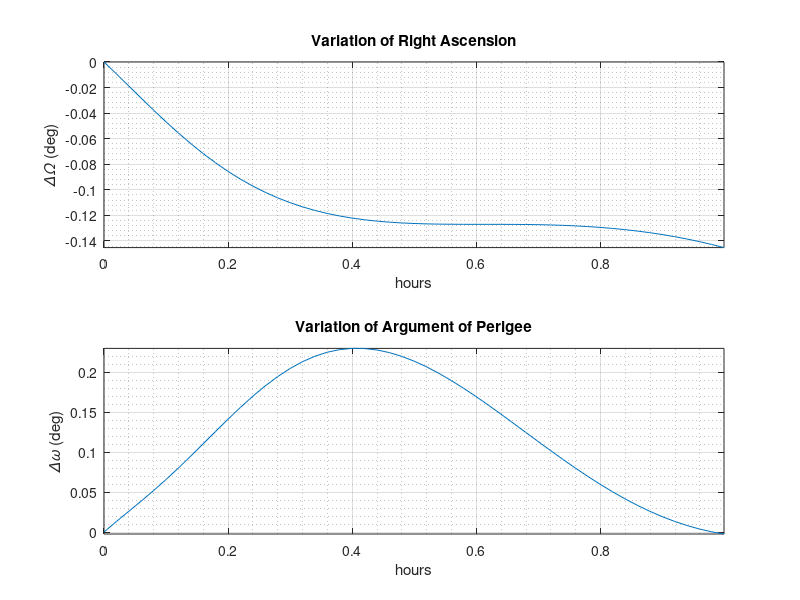
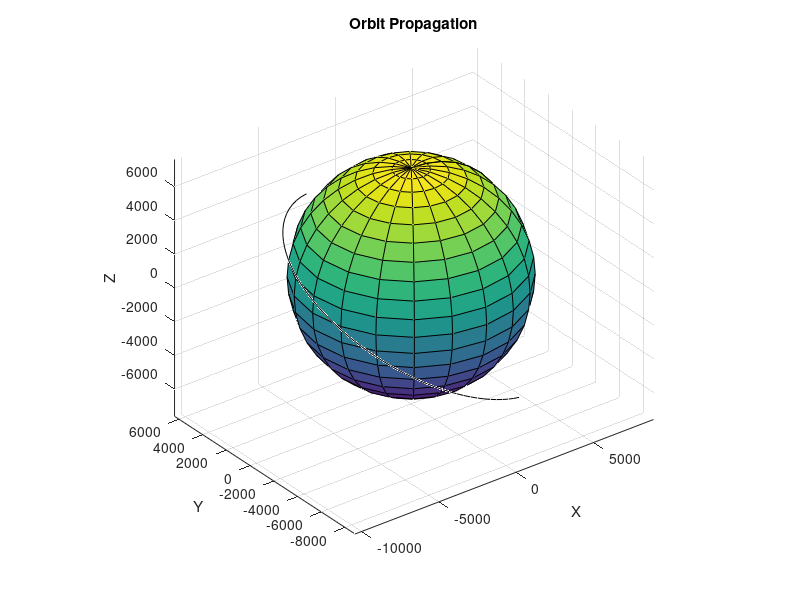

MATLAB code for these plots, in order:

close all
clear all
clc

%% Overall Parameters

hours = 3600;     % Hours to seconds
days  = 24*hours; % Days to seconds
deg   = pi/180;   % Degrees to radians


%% Orbital Initial Conditions & Physical Parameters

rBody     = 6371.230;      % Frédéric Chambat; Bernard Valette (2001) "Physics of the Earth and Planetary Interiors"
rBody_eq  = 6378.1370;     % (kilometers) WGS84 Ellipsoid approximation
mBody     = 5.9722e24;     % (kilogram) IAU Selected Astronomical Constants
gravConst = (6.67430e-20); % (km^3 kg^-1 s^-2) NIST Reference 2022 Codata
muBody    = (398600.4418); % (km^3 s^-2) Ries, J. C. 1992 "...Determination of the Gravitational Constant of the Earth" pp. 529-531

% Initial orbital parameters: (Good comparison example with Curtis book)
alt_p0    = 300;    % Perigee altitude (km)
alp_a0    = 3062;   % Apogee altitude (km)
orbitRaan = 45*deg; % Right ascension of the node (radians)
orbitIncl = 28*deg; % Inclination (radians)
orbitArgp = 30*deg; % Argument of perigee (radians)
orbitTano = 40*deg; % True anomaly (radians)
 
% Calculated values
rp0        = rBody + alt_p0;           % Perigee radius (km)
ra0        = rBody + alp_a0;           % Apogee radius (km)
orbitEcct  = (ra0 - rp0)/(ra0 + rp0);  % Eccentricity
a0         = (ra0 + rp0)/2;            % Semimajor axis (km)
orbitAngm  = sqrt(rp0*muBody*(1 + orbitEcct));  % Angular momentum (km^2/s)
orbitPeri  = 2*pi/sqrt(muBody)*a0^1.5; % Period (s)


% Zonal Harmonics from Curtis, Orbital Mechanics for Engineering Students
% Better approximations Shaub and Junkins (2009) p. 553 (for future)
bodyJ2 = 0.00108263;            % First Zonal Harmonic

bodyParams = [muBody;
               bodyJ2;
               rBody;
               rBody_eq];

%% Initial Conditions and Parameters

% Initial orbital parameters:
orbitParams = [orbitAngm, orbitIncl, orbitRaan, orbitEcct, orbitArgp, orbitTano];

%% Orbital Function Definitions

% Convert orbital parameters to RV (See Curtis p 191)
function out_RV = params2rv(bodyParams, orbitParams)
    % orbitParams:
    % 
    % angm - Angular momentum
    % incl - Inclination
    % raan - Right Ascencion of the Ascending Node
    % ecct - Eccentricity
    % argp - Argument of Perigee
    % tano - True Anomaly

    % This should be converted to use quaternions in the future.

    muBody = bodyParams(1);

    % Position Perifocal
    rVal_p = ((orbitParams(1).^2)./muBody).*(1./(1 + orbitParams(4).*cos(orbitParams(6))));
    rVec_p = rVal_p*[cos(orbitParams(6));sin(orbitParams(6));0];

    % Velocity Perifocal
    vVal_p = muBody./orbitParams(1);
    vVec_p = vVal_p.*[-sin(orbitParams(6));orbitParams(4) + cos(orbitParams(6));0];

    % Annoying Rotation Matrices
    argp_c = cos(orbitParams(5));
    argp_s = sin(orbitParams(5));
    raan_c = cos(orbitParams(3));
    raan_s = sin(orbitParams(3));
    incl_c = cos(orbitParams(2));
    incl_s = sin(orbitParams(2));

    Q_z_argp = [ argp_c, argp_s, 0;
                -argp_s, argp_c, 0;
                 0,      0,      1];
    
    Q_z_raan = [ raan_c, raan_s, 0;
                -raan_s, raan_c, 0;
                 0,      0,      1];

    Q_x_incl = [ 1,      0,      0;
                 0,  incl_c, incl_s;
                 0, -incl_s, incl_c];

    Q_tot = (Q_z_argp*Q_x_incl*Q_z_raan)';

    
    rVec = Q_tot*rVec_p;
    vVec = Q_tot*vVec_p;


    out_RV = [rVec;vVec];

end

% Convert RV to orbital parameters
function out_orbitParams = rv2params(bodyParams, rVec,vVec)
    % rVec & vVec are X, Y, Z in inertial frame

    % rVec - kilometers
    % vVec - kilometers/second

    muBody = bodyParams(1);

    rVal = sqrt(dot(rVec,rVec));

    vRad = dot(rVec,vVec)/rVal;

    angmVec = cross(rVec,vVec);
    angmVal = sqrt(dot(angmVec,angmVec));

    incl = acos(angmVec(3)/angmVal);

    nodeVec = cross([0;0;1],angmVec);
    nodeVal = sqrt(dot(nodeVec,nodeVec));

    if nodeVec(2) >= 0 

        raan = acos(nodeVec(1)/nodeVal);

    elseif nodeVec(2) < 0

        raan = 2*pi - acos(nodeVec(1)/nodeVal);

    end

    ecctVec = (1./muBody).*(cross(vVec,angmVec) - rVec.*(muBody./rVal));
    ecctVal = sqrt(dot(ecctVec,ecctVec));

    if ecctVec(3) >= 0

        argp = acos((dot(nodeVec,ecctVec))./(nodeVal.*ecctVal));

    elseif ecctVec(3) < 0

        argp = 2*pi - acos((dot(nodeVec,ecctVec))./(nodeVal.*ecctVal));

    end

    if (vRad >= 0)

        tano = acos(dot(ecctVec,rVec)./(ecctVal.*rVal));

    elseif (vRad < 0)

        tano = 2.*pi - acos(dot(ecctVec,rVec)./(ecctVal.*rVal));

    end

    out_orbitParams = [angmVal;incl;raan;ecctVal;argp;tano];

end

% Get the Keplerian orbit position and velocity after time del_t
function out_RVkeplerian = orbitUniVar(bodyParams, rvVec, del_t, configVals)
    % Inputs: 
    % 1: bodyParams -> Planetary Body Information
    % 2: rvVec      -> Starting position and velocity
    % 3: del_t      -> Length of timestep
    % 4: configVals -> Tolerance for universal anomaly root-finding
    %
    % Outputs:
    % 1: out_RVkeplerian -> Position and velocity after del_t

    % Based off of Curtis. Neat concept, and useful for simulation.
    % uano -> Universal Anomaly
    % cStumpff -> "C" Stumpff Function (Karl Stumpff, 1895-1970)
    % sStumpff -> "S" Stumpff Function
    %
    % Needs functionality for failed condition with tolerances and step
    % sizes when calculating the universal anomaly. 

    % Pull out relevant info for stepping
    stepMax  = configVals(1);
    tolVal   = configVals(2);
    muBody  = bodyParams(1);

    % Format inputs for use
    rVal = norm(rvVec(1:3));
    vVal = norm(rvVec(4:6));
    vRad = dot(rvVec(1:3),rvVec(4:6))./rVal;

    % alphaVal < 0 --> Hyperbola
    % alphaVal = 0 --> Parabola
    % alphaVal > 0 --> Ellipse
    alphaVal = 2./rVal - ((vVal.^2)./muBody);

    % Good estimate for initial uano (Chobotov, 2002) citation from Curtis
    uano = sqrt(muBody).*abs(alphaVal).*del_t;
    uano_ratio = 1;
    stepVal = 0;
    while abs(uano_ratio) > tolVal && stepVal <= stepMax

        uniParam = (uano^2)*alphaVal;

        stepVal = stepVal + 1;

        if (uniParam > 0)
    
            cStumpff = ( 1./uniParam ).*( 1 - cos(sqrt(uniParam)) );
            sStumpff = ( uniParam.^(-3./2) ).*( sqrt(uniParam) - sin(sqrt(uniParam)) );
    
        elseif (uniParam < 0)
    
            cStumpff = ( -1./uniParam ).*( cosh(sqrt(-uniParam)) - 1 );
            sStumpff = ( (-uniParam).^(-3./2) ).*( sinh(sqrt(-uniParam)) - sqrt(-uniParam) );
    
        else
    
            cStumpff = 1./2;
            sStumpff = 1./6;
    
        end

        % See Curtis P. 171

        uano_c0 = (rVal).*(vRad).*(1./sqrt(muBody));
        uano_c1 = (1 - alphaVal.*rVal);

        f_uano   = uano_c0.*(uano.^2).*cStumpff + uano_c1.*(uano.^3).*sStumpff + rVal.*uano - sqrt(muBody).*del_t;
        df_duano = uano_c0.*uano.*(1 - alphaVal.*(uano.^2).*sStumpff) + uano_c1.*(uano.^2).*cStumpff + rVal;

        uano_ratio = f_uano./df_duano;

        uano = uano - uano_ratio;

    end

    % At the end of this while loop the Universal Anomaly is available in
    % the uano variable. The stumpff functions don't need to have any
    % memory so the most recent value is already stored. The universal
    % anomaly is placed into Lagrange coefficients for the calculation of
    % the osculating orbit.

    f_L  = 1 - ((uano.^2)./rVal).*cStumpff;
    g_L  = del_t - (1./sqrt(muBody)).*(uano.^3).*sStumpff;

    rNew = f_L.*rvVec(1:3) + g_L.*rvVec(4:6);

    df_L = (sqrt(muBody)./(rVal.*norm(rNew))).*(alphaVal.*(uano.^3).*sStumpff - uano);
    dg_L = 1 - ((uano.^2)./norm(rNew)).*cStumpff;

    vNew = df_L.*rvVec(1:3) + dg_L.*rvVec(4:6);

    % This output is the osculating orbit after some time del_t. It does
    % not account for any perturbations.
    out_RVkeplerian = [rNew; vNew];


end

% Determine the force vector on the orbiter due to oblateness of the body
function out_oblateForce = oblateForce(bodyParams, rvVec)
    % Inputs:
    % 1: bodyParams -> Planetary body information
    % 2: rVec_osc   -> Position after time delta_t in keplerian orbit
    %
    % Outputs:
    % 1: Force due to planet oblateness in 3x1 inertial vector.

    % Later on, it may be interesting to look at Shaub and Junkins (2009)
    % on page 553 for accelerations due to J3 -> J6. 

    muBody = bodyParams(1);
    bodyJ2 = bodyParams(2);
    rBody_equatorial = bodyParams(3);
    
    rVal = norm(rvVec);

    force_constant1 = (3./2).*(bodyJ2).*(muBody).*(rBody_equatorial^2).*(rVal^(-4));
    force_constant2 = 5.*((rvVec(3)./rVal).^2);

    force_x = force_constant1.*(rvVec(1)./rVal).*(force_constant2 - 1);
    force_y = force_constant1.*(rvVec(2)./rVal).*(force_constant2 - 1);
    force_z = force_constant1.*(rvVec(3)./rVal).*(force_constant2 - 3);

    out_oblateForce = [force_x;
                       force_y;
                       force_z];

end

% Sum forces and generate deviations
function out_orbitDisp = orbitDisp(t, pVec, rv_Current, tp, bodyParams, configVals)
    % Inputs:
    % 1: t           -> Time in seconds
    % 2: rv_Input    -> Position and Velocity in 6x1 vector (km)
    % 3: bodyParams  -> Planetary body information
    %
    % Outputs:
    % 1: out_orbitDeriv -> del_a and del_v in 6x1 vector (km)

    oscVals = orbitUniVar(bodyParams, rv_Current, t - tp, configVals);

    rv_Pert = oscVals + pVec;

    % Aerodynamic Drag
    % Not yet included

    % Oblateness Effects
    force_oblateness = oblateForce(bodyParams, rv_Pert);

    % Solar Pressure
    % Not yet included

    % Combine all active forces
    distForce = force_oblateness; % + others;

    % Determine del_a and del_v
    r_K = norm(rv_Current(1:3));
    r_P = r_K + norm(pVec(1:3));

    F     = 1 - (r_K/r_P)^3; % Adjust from the book
    del_a = -(bodyParams(1)/(r_K^3))*(pVec(1:3) - F*rv_Pert(1:3)) + distForce;
     
    out_orbitDisp  = [pVec(4:6); del_a]; 

end

 
%% Method: Encke Integration + ode45

% Test for orbitUnivar from Curtis Example 3.7
% orbitUniVar(bodyParams, rvVec, del_t, configVals)
%[testOrbitUniVar] = orbitUniVar(bodyParams, [7000;-12124;0;2.6679;4.6210;0],60*60,[1000;1.e-8]);

rv_Inits = params2rv(bodyParams, orbitParams);
 
t0      = 0; 
tF      = 1*hours;                   % Initial and final time (s)
tS      = t0;
del_t   = orbitPeri/100;                   % Time step for Encke procedure
options = odeset('maxstep', del_t); % Tolerance


% Determine the osculating orbit at the end of the timestep
maxSteps    = 1000;
tolVal      = 1.e-8;
uano_Params = [maxSteps; tolVal];

% Initial Perturbation
pVec = [0;0;0;0;0;0];

% Container for rvOutputs and times
actualOrbit = rv_Inits;

% First timestep
tp = t0;
tC = t0 + del_t;

% Consider Sperling Burdet
while tC <= tF + del_t/2
     
    % Determine the derivative of the displacements from osculating orbit
    % defined at the beginning of the timestep.
    [~,disp_derivs] = ode45(@(t,y) orbitDisp(t, y, rv_Inits, tp, bodyParams, uano_Params), [tp tC], pVec);

    % At the starting point, propagate the orbit as if there were no
    % perturbations at all, to determine where the orbiter would have been.
    [oscVals] = orbitUniVar(bodyParams, rv_Inits, del_t, uano_Params);

    % Add the changes in position and velocity that were calculated through
    % the displacement derivatives to add the displacement to the
    % osculating orbit.
    rvP = oscVals + disp_derivs(end,:)';

    % Save time
    tS = [tS,tC];

    % Start from new location
    rv_Inits = rvP;

    % Store data
    actualOrbit = [actualOrbit,rvP];

    % New timestep
    tp = tC;
    tC = tC + del_t;


end

 
%% Plotting

%...At each solution time extract the orbital elements from the state
%   vector using Algorithm 4.2:
n_times = length(tS);   %n_times is the number of solution times
for j = 1:n_times    
    r_t     = [actualOrbit(1:3,j)];
    v_t     = [actualOrbit(4:6,j)];
    r(j)    = norm(r_t);
    v(j)    = norm(v_t);
    coe     = rv2params(bodyParams, r_t, v_t);
    angm(j) = coe(1);
    incl(j) = coe(2);
    raan(j) = coe(3);
    ecct(j) = coe(4);
    argp(j) = coe(5);
    tano(j) = coe(6);
end
 
%...Plot selected osculating elements:
 
figure(1)
subplot(2,1,1)
plot(tS/3600,(raan - orbitRaan)/deg)
title('Variation of Right Ascension')
xlabel('hours')
ylabel('{\it\Delta\Omega} (deg)')
grid on
grid minor
axis tight
 
subplot(2,1,2)
plot(tS/3600,(unwrap(argp/deg) - (orbitArgp/deg)))
title('Variation of Argument of Perigee')
xlabel('hours')
ylabel('{\it\Delta\omega} (deg)')
grid on
grid minor
axis tight

[X_S, Y_S, Z_S] = sphere;

figure(5)
hold on
grid on
plot3(actualOrbit(1,:), actualOrbit(2,:), actualOrbit(3,:), 'k')
surf(X_S * rBody, Y_S * rBody, Z_S * rBody)
axis equal
title("Orbit Propagation")
xlabel("X")
ylabel("Y")
zlabel("Z")
view(3)
 
% figure(2)
% subplot(3,1,1)
% plot(tS/3600,angm - h0)
% title('Variation of Angular Momentum')
% xlabel('hours')
% ylabel('{\it\Deltah} (km^2/s)')
% grid on
% grid minor
% axis tight
% 
% subplot(3,1,2)
% plot(tS/3600,ecct - e0)
% title('Variation of Eccentricity')
% xlabel('hours')
% ylabel('\it\Deltae')
% grid on
% grid minor
% axis tight
% 
% subplot(3,1,3)
% plot(tS/3600,(incl - i0)/deg)
% title('Variation of Inclination')
% xlabel('hours')
% ylabel('{\it\Deltai} (deg)')
% grid on
% grid minor
% axis tight

 

